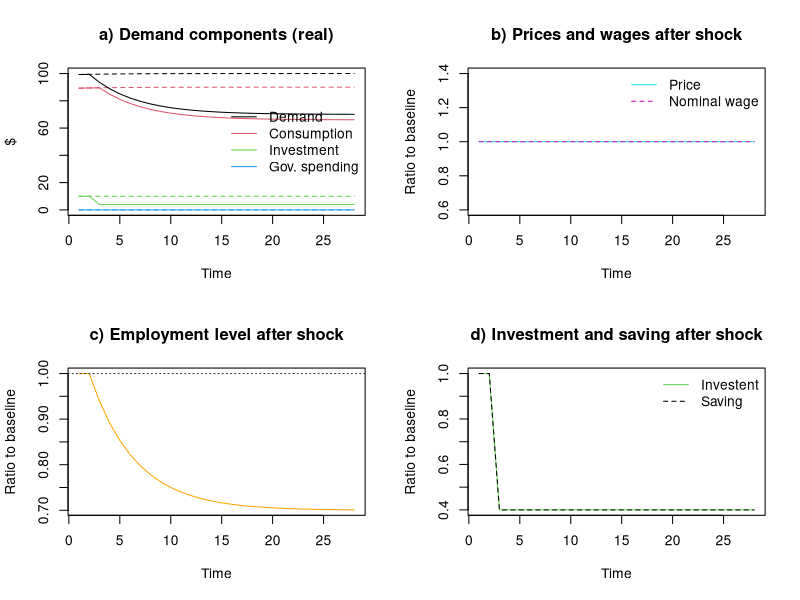

This chart was generated by the following R code:
#A simple Keynes model (fixed prices)

#Made by mvp, 4/10/2022

# Clear Environment
rm(list=ls(all=TRUE))

# Clear Plots
#if(!is.null(dev.list())) dev.off()

# Clear Console
cat("\014")

#Time span
nPeriods = 50

#Scenarios
nScenarios = 2

#Parameters
c0 = 10     #Autonomous consumption
c1 = 0.8    #Marginal propensity to consume out of income
i0 = 0.04   #Interest rate
b0 = 14     #Autonomous investment
b1 = 100    #Sensitivity of investment to interest rate
prod = 5    #Labour productivity
w1 = 2.5    #Initial value of nominal wage rate
mu = 1      #Mark-up
g0 = 0      #Government spending

#Variables
#Aggregate demand
Z=matrix(data=0,nrow=nScenarios,ncol=nPeriods)
#Aggregate output (supply) in nominal terms
Y=matrix(data=0,nrow=nScenarios,ncol=nPeriods)
#Aggregate output (supply) in real terms
X=matrix(data=0,nrow=nScenarios,ncol=nPeriods)
#Aggregate consumption
C=matrix(data=0,nrow=nScenarios,ncol=nPeriods)
#Aggregate investment
I=matrix(data=0,nrow=nScenarios,ncol=nPeriods)
#Government spending
G=matrix(data=0,nrow=nScenarios,ncol=nPeriods)
#Labour demand
Ld=matrix(data=0,nrow=nScenarios,ncol=nPeriods)
#Labour supply
Ls=matrix(data=0,nrow=nScenarios,ncol=nPeriods)
#Price level
p=matrix(data=0,nrow=nScenarios,ncol=nPeriods)
#Aggregate saving
S=matrix(data=0,nrow=nScenarios,ncol=nPeriods)
#Interest rate
i=matrix(data=i0,nrow=nScenarios,ncol=nPeriods)
#Nominal wage rate
w=matrix(data=w1,nrow=nScenarios,ncol=nPeriods)
#Real wage rate
wr=matrix(data=2.5,nrow=nScenarios,ncol=nPeriods)

#Scenarios loop
for (j in 1:nScenarios){

#Time loop
for (t in 2:nPeriods){
  
  #Iterations
  for (iter in 2:20){
  
  #Negative shock to investment after period 25 in scenario 2
  if (t >= 25 & j==2) {b0 = 8}  
    
  ############################# SHARED EQUATIONS 
  
  Z[j,t] = C[j,t] + I[j,t] + G[j,t] #Aggregate demand
  
  Y[j,t] = Z[j,t]                   #Nominal output
  
  C[j,t] = c0 + c1 * Y[j,t-1]       #Consumption
   
  I[j,t] = b0 - b1 * i[j,t-1]       #Investment
  
  G[j,t] = g0                       #Government spending
  
  ############################# MODEL-SPECIFIC EQUATIONS
  
  S[j,t] = Y[j,t] - C[j,t]         #Private saving (income that is not consumed)
  
  i[j,t] = i0                      #Interest rate (set by central bank either directly or through changes in money supply)
  
  p[j,t] = (w[j,t]/prod)*(1 + mu)  #Price level (mark-up rule)
  
  X[j,t] = Y[j,t]/p[j,t]           #Real output (demand-driven)
  
  Ld[j,t] = X[j,t]/prod            #Labour demand (determined on goods market)
  
  Ls[j,t] = Ld[j,t]                #Labour supply (adjusting to labour demand)
  
  wr[j,t] = w[j,t]/p[j,t]          #Real wage rate (as ratio of nominal wage rate to price level)
  
  #############################
  
}}}


#Set plot layout
layout(matrix(c(1,2,3,4), 2, 2, byrow = TRUE))

#Plot demand components
plot(Z[1,23:nPeriods]/p[1,23:nPeriods], type="l",col=1,lty=2,ylim=range(0,100),main="a) Demand components (real)",ylab = '$',xlab = 'Time')
lines(C[1,23:nPeriods]/p[1,23:nPeriods],col=2,lty=2)
lines(I[1,23:nPeriods]/p[1,23:nPeriods],col=3,lty=2)
lines(G[1,23:nPeriods]/p[1,23:nPeriods],col=4,lty=2)
lines(Z[2,23:nPeriods]/p[2,23:nPeriods],col=1)
lines(C[2,23:nPeriods]/p[2,23:nPeriods],col=2)
lines(I[2,23:nPeriods]/p[2,23:nPeriods],col=3)
lines(G[2,23:nPeriods]/p[2,23:nPeriods],col=4)
#abline(v=5,col="gray30",lty=3)
legend("right",c("Demand","Consumption","Investment","Gov. spending"),  bty = 'n', lty=c(1,1,1,1), col = c(1,2,3,4), box.lty=0)

#Plot price level and nominal wage
plot(p[2,23:nPeriods]/p[1,23:nPeriods], type="l",col=5,main="b) Prices and wages after shock",ylab = 'Ratio to baseline',xlab = 'Time')
lines(w[2,23:nPeriods]/w[1,23:nPeriods], col=6, lty=2)
legend("topright",c("Price","Nominal wage"),  bty = 'n', lty=c(1,2), col = c(5,6), box.lty=0)

#Plot employment
plot(Ld[2,23:nPeriods]/Ld[1,23:nPeriods], type="l",col="orange",main="c) Employment level after shock",ylab = 'Ratio to baseline',xlab = 'Time')
abline(h=1,col="gray20",lty=3)

#Plot investment and saving
plot(I[2,23:nPeriods]/I[1,23:nPeriods], type="l",col=3,main="d) Investment and saving after shock",ylab = 'Ratio to baseline',xlab = 'Time')
lines(S[2,23:nPeriods]/S[1,23:nPeriods], col=1, lty=2)
legend("topright",c("Investent","Saving"),  bty = 'n', lty=c(1,2), col = c(3,1), box.lty=0)
